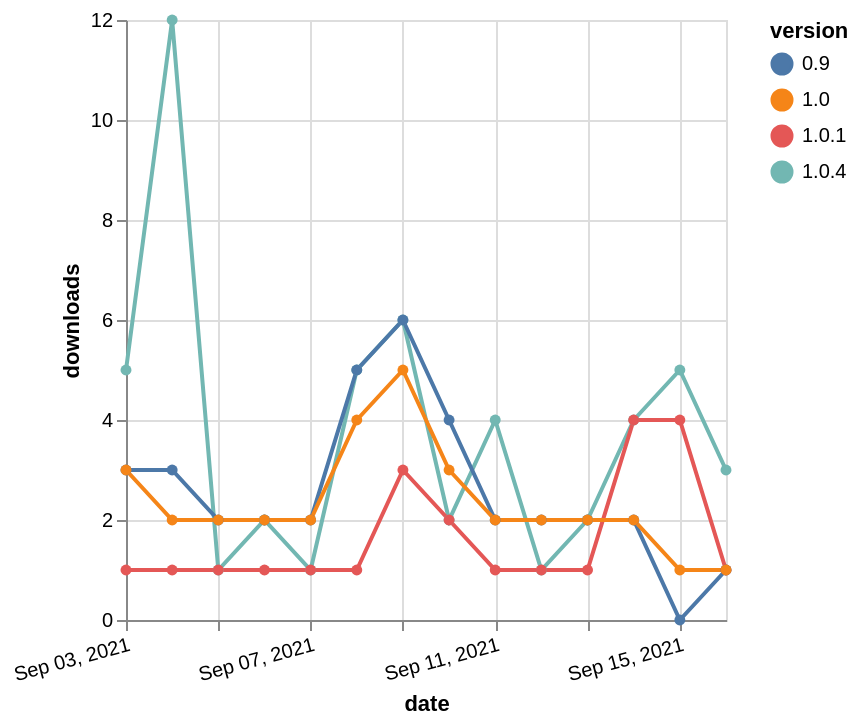

The Vega-Lite source for this figure:
### Vega-Lite specification from a JSON file in a GitHub repository (floating-point values rounded to 4 significant figures)
{"$schema": "https://vega.github.io/schema/vega-lite/v5.json", "description": "A simple bar chart with embedded data.", "data": {"values": [{"date": "2021-09-03", "total": 6629, "delta": 5, "version": "1.0.4"}, {"date": "2021-09-04", "total": 6641, "delta": 12, "version": "1.0.4"}, {"date": "2021-09-05", "total": 6642, "delta": 1, "version": "1.0.4"}, {"date": "2021-09-06", "total": 6644, "delta": 2, "version": "1.0.4"}, {"date": "2021-09-07", "total": 6645, "delta": 1, "version": "1.0.4"}, {"date": "2021-09-08", "total": 6650, "delta": 5, "version": "1.0.4"}, {"date": "2021-09-09", "total": 6656, "delta": 6, "version": "1.0.4"}, {"date": "2021-09-10", "total": 6658, "delta": 2, "version": "1.0.4"}, {"date": "2021-09-11", "total": 6662, "delta": 4, "version": "1.0.4"}, {"date": "2021-09-12", "total": 6663, "delta": 1, "version": "1.0.4"}, {"date": "2021-09-13", "total": 6665, "delta": 2, "version": "1.0.4"}, {"date": "2021-09-14", "total": 6669, "delta": 4, "version": "1.0.4"}, {"date": "2021-09-15", "total": 6674, "delta": 5, "version": "1.0.4"}, {"date": "2021-09-16", "total": 6677, "delta": 3, "version": "1.0.4"}, {"date": "2021-09-03", "total": 1105, "delta": 1, "version": "1.0.1"}, {"date": "2021-09-04", "total": 1106, "delta": 1, "version": "1.0.1"}, {"date": "2021-09-05", "total": 1107, "delta": 1, "version": "1.0.1"}, {"date": "2021-09-06", "total": 1108, "delta": 1, "version": "1.0.1"}, {"date": "2021-09-07", "total": 1109, "delta": 1, "version": "1.0.1"}, {"date": "2021-09-08", "total": 1110, "delta": 1, "version": "1.0.1"}, {"date": "2021-09-09", "total": 1113, "delta": 3, "version": "1.0.1"}, {"date": "2021-09-10", "total": 1115, "delta": 2, "version": "1.0.1"}, {"date": "2021-09-11", "total": 1116, "delta": 1, "version": "1.0.1"}, {"date": "2021-09-12", "total": 1117, "delta": 1, "version": "1.0.1"}, {"date": "2021-09-13", "total": 1118, "delta": 1, "version": "1.0.1"}, {"date": "2021-09-14", "total": 1122, "delta": 4, "version": "1.0.1"}, {"date": "2021-09-15", "total": 1126, "delta": 4, "version": "1.0.1"}, {"date": "2021-09-16", "total": 1127, "delta": 1, "version": "1.0.1"}, {"date": "2021-09-03", "total": 6362, "delta": 3, "version": "0.9"}, {"date": "2021-09-04", "total": 6365, "delta": 3, "version": "0.9"}, {"date": "2021-09-05", "total": 6367, "delta": 2, "version": "0.9"}, {"date": "2021-09-06", "total": 6369, "delta": 2, "version": "0.9"}, {"date": "2021-09-07", "total": 6371, "delta": 2, "version": "0.9"}, {"date": "2021-09-08", "total": 6376, "delta": 5, "version": "0.9"}, {"date": "2021-09-09", "total": 6382, "delta": 6, "version": "0.9"}, {"date": "2021-09-10", "total": 6386, "delta": 4, "version": "0.9"}, {"date": "2021-09-11", "total": 6388, "delta": 2, "version": "0.9"}, {"date": "2021-09-12", "total": 6390, "delta": 2, "version": "0.9"}, {"date": "2021-09-13", "total": 6392, "delta": 2, "version": "0.9"}, {"date": "2021-09-14", "total": 6394, "delta": 2, "version": "0.9"}, {"date": "2021-09-15", "total": 6394, "delta": 0, "version": "0.9"}, {"date": "2021-09-16", "total": 6395, "delta": 1, "version": "0.9"}, {"date": "2021-09-03", "total": 9151, "delta": 3, "version": "1.0"}, {"date": "2021-09-04", "total": 9153, "delta": 2, "version": "1.0"}, {"date": "2021-09-05", "total": 9155, "delta": 2, "version": "1.0"}, {"date": "2021-09-06", "total": 9157, "delta": 2, "version": "1.0"}, {"date": "2021-09-07", "total": 9159, "delta": 2, "version": "1.0"}, {"date": "2021-09-08", "total": 9163, "delta": 4, "version": "1.0"}, {"date": "2021-09-09", "total": 9168, "delta": 5, "version": "1.0"}, {"date": "2021-09-10", "total": 9171, "delta": 3, "version": "1.0"}, {"date": "2021-09-11", "total": 9173, "delta": 2, "version": "1.0"}, {"date": "2021-09-12", "total": 9175, "delta": 2, "version": "1.0"}, {"date": "2021-09-13", "total": 9177, "delta": 2, "version": "1.0"}, {"date": "2021-09-14", "total": 9179, "delta": 2, "version": "1.0"}, {"date": "2021-09-15", "total": 9180, "delta": 1, "version": "1.0"}, {"date": "2021-09-16", "total": 9181, "delta": 1, "version": "1.0"}]}, "width": "container", "mark": {"type": "line", "point": {"filled": true}}, "encoding": {"x": {"field": "date", "type": "temporal", "timeUnit": "yearmonthdate", "title": "date", "axis": {"labelAngle": -15}}, "y": {"field": "delta", "type": "quantitative", "title": "downloads"}, "color": {"field": "version", "type": "nominal"}, "tooltip": {"field": "delta"}}}
